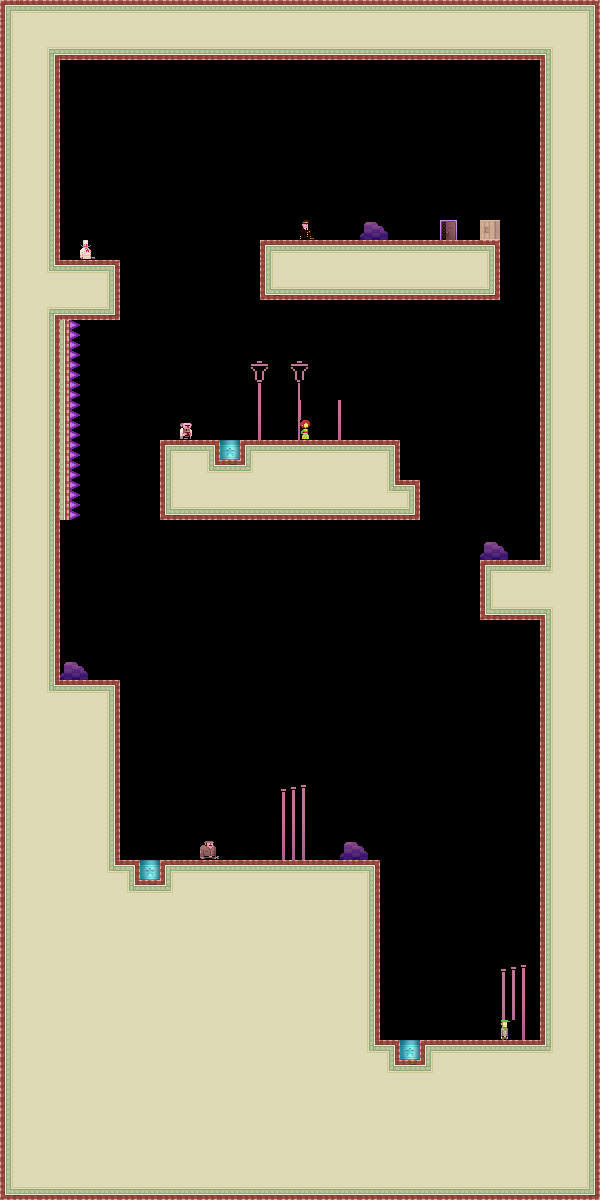

A level layout from a 2D game, rendered from its tile map. Below: a short description, then the map file with tile-grid data replaced by summaries:
An orthogonal 30x60 tile map with 20x20 px tiles, 1 tile layer (bg) and 1 object.

<map version="1.0" orientation="orthogonal" width="30" height="60" tilewidth="20" tileheight="20">
 <tileset firstgid="1" name="tiles_sydney" tilewidth="20" tileheight="20">
  <image source="../../../../XNAModeContent/Lemonade/tiles_sydney.png" width="400" height="400" />
  <terraintypes>
   <terrain name="regularBlocks" tile="-1" />
  </terraintypes>
  <tile id="8" terrain=",,,0" />
  <tile id="9" terrain=",,0,0" />
  <tile id="10" terrain=",,0,0" />
  <tile id="11" terrain=",,0,0" />
  <tile id="12" terrain=",,0,0" />
  <tile id="13" terrain=",,0,0" />
  <tile id="14" terrain=",,0," />
  <tile id="15" terrain="0,0,0," />
  <tile id="16" terrain="0,0,,0" />
  <tile id="28" terrain=",0,,0" />
  <tile id="34" terrain="0,,0," />
  <tile id="35" terrain="0,,0,0" />
  <tile id="36" terrain=",0,0,0" />
  <tile id="48" terrain=",0,,0" />
  <tile id="54" terrain="0,,0," />
  <tile id="68" terrain=",0,,0" />
  <tile id="74" terrain="0,,0," />
  <tile id="88" terrain=",0,,0" />
  <tile id="94" terrain="0,,0," />
  <tile id="108" terrain=",0,,0" />
  <tile id="114" terrain="0,,0," />
  <tile id="128" terrain=",0,," />
  <tile id="129" terrain="0,0,," />
  <tile id="130" terrain="0,0,," />
  <tile id="131" terrain="0,0,," />
  <tile id="132" terrain="0,0,," />
  <tile id="133" terrain="0,0,," />
  <tile id="134" terrain="0,,," />
  <tile id="194" terrain="0,0,0,0" />
  <tile id="356">
   <properties>
    <property name="LargeCrate" value="" />
   </properties>
  </tile>
  <tile id="380">
   <properties>
    <property name="Andre" value="" />
   </properties>
  </tile>
  <tile id="381">
   <properties>
    <property name="Liselot" value="" />
   </properties>
  </tile>
  <tile id="382">
   <properties>
    <property name="Amsterdaam" value="" />
   </properties>
  </tile>
  <tile id="383">
   <properties>
    <property name="Worker" value="" />
   </properties>
  </tile>
  <tile id="384">
   <properties>
    <property name="Inspector" value="" />
   </properties>
  </tile>
  <tile id="385">
   <properties>
    <property name="Chef" value="" />
   </properties>
  </tile>
  <tile id="386">
   <properties>
    <property name="Exit" value="" />
   </properties>
  </tile>
  <tile id="387">
   <properties>
    <property name="Trampoline" value="" />
   </properties>
  </tile>
  <tile id="388">
   <properties>
    <property name="SmallCrate" value="" />
   </properties>
  </tile>
  <tile id="389">
   <properties>
    <property name="SugarBag" value="" />
   </properties>
  </tile>
 </tileset>
 <layer name="bg" width="30" height="60">
  <data>[1800 cells, 989 non-empty, 78 distinct tile ids]</data>
 </layer>
 <objectgroup name="boxes" width="30" height="60">
  <object x="120" y="620">
   <properties>
    <property name="speed" value="100" />
   </properties>
   <polyline points="0,0 300,0" />
  </object>
 </objectgroup>
</map>
